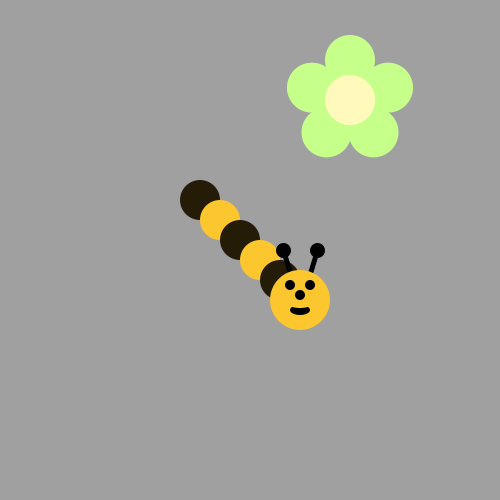
Frame 1 (no input)
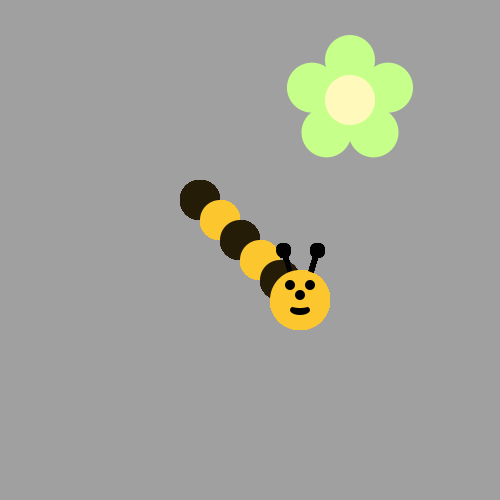
Frame 60 (the mouse pressed at the canvas centre just before this capture)
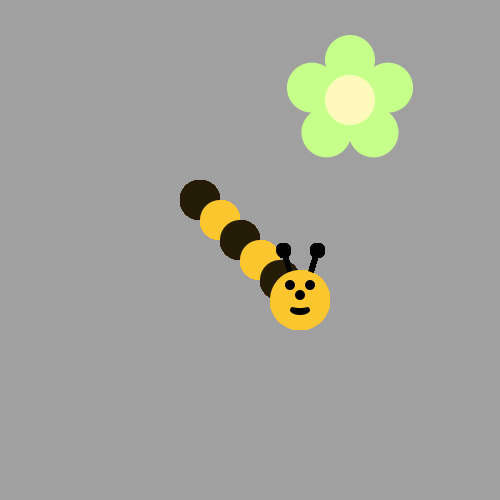
Frame 120 (the mouse held since frame 60 and released just before this capture)

The Processing sketch that drew these frames (run headless with seeded random() and noise(); from frame 60 on, the mouse is pressed at the canvas centre):

// Processing sketch: bumble_bee
// ── bumble_bee.pde

void setup() {
     ellipseMode(CENTER);
     size(500, 500);
     background(160, 160, 160);
     drawFlower(350, 100);
}

void draw() {
  
// First run the program and you should see a flower.  
 
  
/* Then, use a loop to make a body for the Bee! 
(see the image on the recipe, it's a diagonal line of circles)
Use modulo to make the colors alternate between yellow and black
*/

int j = 0;

fill(#241C06);

for(int i = 200; i < 300; i+=20){
 
ellipse(i, i, 40, 40);

if (j % 2 == 0){
  
fill(#FCC62E);

}

else {
  
fill(#241C06);

}

j++;

}

/*
Now put his head on using drawBeeFace(x,y)
*/

drawBeeFace(300, 300);

}

/**************   Use these methods but  DON'T CHANGE THE CODE BELOW  **************/

void drawFlower(int x, int y) {
     noStroke();
     translate(x, y);
     // draw 5 petals, rotating after each one
     fill(#c6ff89);      // green
      for (int i = 0; i < 5; i++) {
           ellipse(0, -40, 50, 50);
          rotate(radians(72));
     }
     fill(#fff9bb); // light yellow
     ellipse(0, 0, 50, 50);
} 
void drawBeeFace(int BeeFaceX, int BeeFaceY) {
     noStroke();
     fill(0, 0, 0);
     stroke(1);
     strokeWeight(5);
     line(BeeFaceX-10, BeeFaceY-27, BeeFaceX-17, BeeFaceY-50);
     line(BeeFaceX+10, BeeFaceY-27, BeeFaceX+17, BeeFaceY-50);
     ellipse(BeeFaceX-17, BeeFaceY-50, 10, 10);
     ellipse(BeeFaceX+17, BeeFaceY-50, 10, 10);
     noStroke();
     fill(#FCC62E);
     ellipse(BeeFaceX, BeeFaceY, 60, 60); // face
     fill(#FCC62E);
     fill(0,0,0);
      ellipse(BeeFaceX-10, BeeFaceY-15, 10, 10); // eyes
     ellipse(BeeFaceX+10, BeeFaceY-15, 10, 10);
      ellipse(BeeFaceX, BeeFaceY-5, 10, 10); // nose
      ellipse(BeeFaceX, BeeFaceY+10, 20, 10);// mouth
     fill(#FCC62E);
     ellipse(BeeFaceX, BeeFaceY+5, 20, 6);
}
